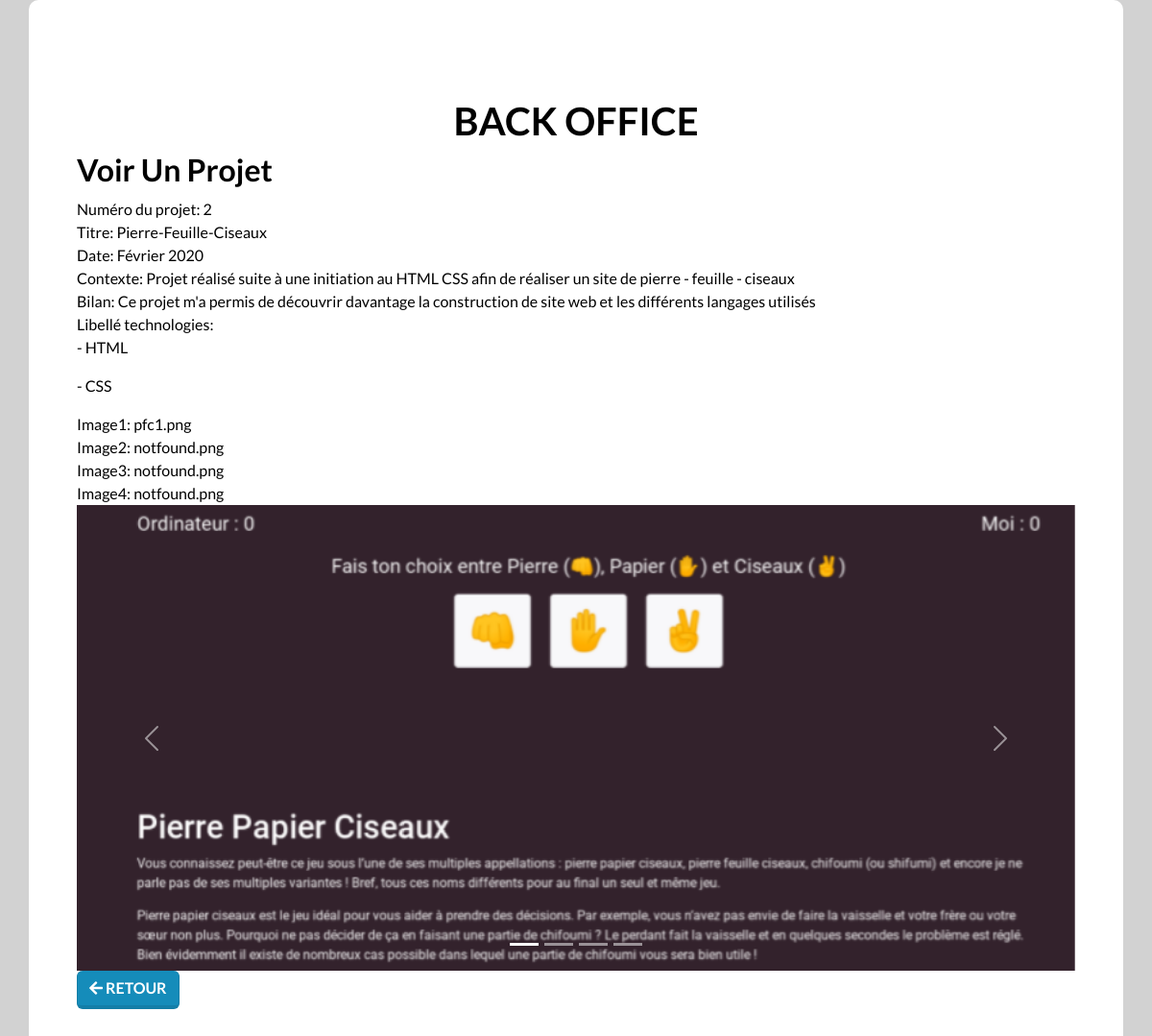
Screenshot of /view.php?id=2 with the database file from the repository.
### tables this page shows
CREATE TABLE `projets`
(
    `id_projet`       int(11) NOT NULL,
    `titre_projet`    varchar(100) NOT NULL,
    `date_projet`     varchar(100) NOT NULL,
    `contexte_projet` varchar(255) NOT NULL,
    `bilan_projet`    varchar(255) NOT NULL,
    `image1_projet`   varchar(255) NOT NULL,
    `image2_projet`   varchar(255) NOT NULL,
    `image3_projet`   varchar(255) NOT NULL,
    `image4_projet`   varchar(255) NOT NULL
);

CREATE TABLE `technologies`
(
    `id_techno`      int(11) NOT NULL,
    `libelle_techno` varchar(100) NOT NULL
);

### view.php (the view, shortened to what this page needs)
<?php
if (!empty($_GET["id"])) {
    $id = checkInput($_GET["id"]);
}
$co = connexionBdd();
$statement = $co->prepare('SELECT * FROM projets WHERE id_projet = ?');
$statement->execute(array($id));
$item = $statement->fetch();
function checkInput($data)
{
    $data = trim($data);
    $data = stripslashes($data);
    $data = htmlspecialchars($data);
    return $data;
}
?>
<!DOCTYPE html>
<html lang="fr">
<head>
    <link rel='stylesheet' href='https://cdnjs.cloudflare.com/ajax/libs/bootswatch/5.1.1/lumen/bootstrap.min.css'>
    <link rel='stylesheet' href='https://cdnjs.cloudflare.com/ajax/libs/font-awesome/5.15.4/css/all.min.css'>
    <link type="text/css" rel="stylesheet" href="css/adminstyle.css">
</head>
<body>
<div class="container admin">
    <h1>Back Office</h1>
    <h2>Voir un projet</h2>
    <br><br>
    <form>
        <div class="form-group">
            <label>Numéro du projet:</label><?php echo ' ' . $item['id_projet']; ?>
        </div>
        <div class="form-group">
            <label>Titre:</label><?php echo ' ' . $item['titre_projet']; ?>
        </div>
        <div class="form-group">
            <label>Date:</label><?php echo ' ' . $item['date_projet']; ?>
        </div>
        <div class="form-group">
            <label>Contexte:</label><?php echo ' ' . $item['contexte_projet']; ?>
        </div>
        <div class="form-group">
            <label>Bilan:</label><?php echo ' ' . $item['bilan_projet']; ?>
        </div>
        <div class="form-group">
            <label>Libellé technologies:</label>
            <?php
            $co = connexionBdd();
            $statementx = $co->prepare('SELECT libelle_techno FROM technologies, lien_technos WHERE technologies.id_techno = lien_technos.fk_id_techno AND fk_id_projet = ?');
            $statementx->execute(array($id));
            while ($ith = $statementx->fetch()) {
                echo '<p> -' . $ith['libelle_techno'] . '</p>';
            }
            ?>
        </div>
        <div class="form-group">
            <label>Image1:</label><?php echo ' ' . $item['image1_projet']; ?>
        </div>
        <div class="form-group">
            <label>Image2:</label><?php echo ' ' . $item['image2_projet']; ?>
        </div>
        <div class="form-group">
            <label>Image3:</label><?php echo ' ' . $item['image3_projet']; ?>
        </div>
        <div class="form-group">
            <label>Image4:</label><?php echo ' ' . $item['image4_projet']; ?>
        </div>
    </form>
    <div id="carouselExampleCaptions" class="carousel slide" data-bs-ride="carousel">
        <div class="carousel-indicators">
            <button type="button" data-bs-target="#carouselExampleCaptions" data-bs-slide-to="0" class="active"
                    aria-current="true" aria-label="Slide 1"></button>
            <button type="button" data-bs-target="#carouselExampleCaptions" data-bs-slide-to="1"
                    aria-label="Slide 2"></button>
            <button type="button" data-bs-target="#carouselExampleCaptions" data-bs-slide-to="2"
                    aria-label="Slide 3"></button>
            <button type="button" data-bs-target="#carouselExampleCaptions" data-bs-slide-to="3"
                    aria-label="Slide 4"></button>
        </div>
        <div class="carousel-inner">
            <div class="carousel-item active">
                <img class="d-block w-100" src="<?php echo 'img/' . $item['image1_projet']; ?>" alt="First slide">
            </div>
        </div>
        <button class="carousel-control-prev" type="button" data-bs-target="#carouselExampleCaptions"
                data-bs-slide="prev">
            <span class="carousel-control-prev-icon" aria-hidden="true"></span>
        </button>
        <button class="carousel-control-next" type="button" data-bs-target="#carouselExampleCaptions"
                data-bs-slide="next">
            <span class="carousel-control-next-icon" aria-hidden="true"></span>
        </button>
    </div>
    <div class="form-actions">
        <a class="btn btn-primary" href="index.php"><i class="fas fa-arrow-left"></i> Retour</a>
    </div>
</div>
</body>
</html>

### css/adminstyle.css (style rules this page uses)
body { font-family: "Lato", sans-serif; background-color: #d2d2d2; color: black; }
h1, h2, h3, h4 { text-align: center; }
h1 { margin-top: 5%; text-transform: uppercase; font-weight: bold; }
h2 { float: left; text-transform: capitalize; font-weight: bold; }
.admin { background-color: #fff; padding: 50px; border-radius: 10px; }

### rows the page displays
projets: id_projet "2", titre_projet "Pierre-Feuille-Ciseaux", date_projet "Février 2020", contexte_projet "Projet réalisé suite à une initiation au HTML CSS afin de réaliser un site de pierre - feuille - ciseaux", bilan_projet "Ce projet m'a permis de découvrir davantage la construction de site web et les différents langages utilisés", image1_projet "pfc1.png", image2_projet "notfound.png", image3_projet "notfound.png", image4_projet "notfound.png", image1_projet (picture)
technologies: libelle_techno "HTML"
technologies: libelle_techno "CSS"
